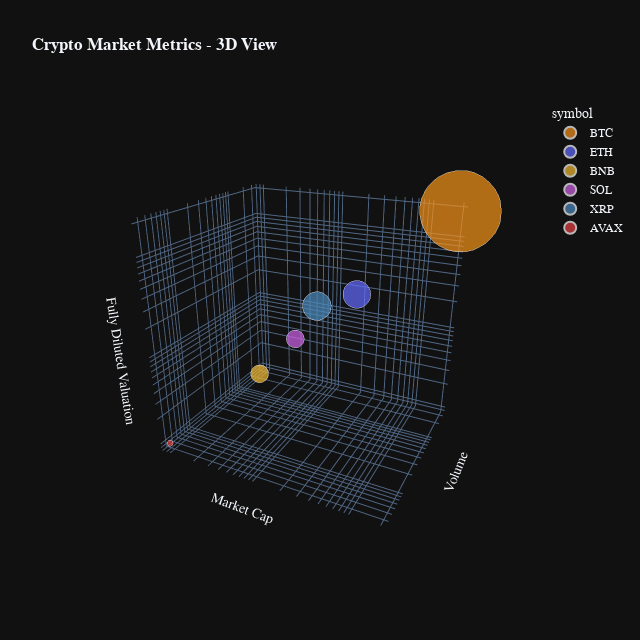

The notebook cell this image was saved under:
### Code cell
# Create 3D scatter plot
fig6 = px.scatter_3d(
    tokenomics_df,
    x='market_cap',
    y='total_volume',
    z='fdv',
    color='symbol',
    size='fdv',
    size_max=80,
    title='<b>Crypto Market Metrics - 3D View</b>',
    labels={
        'fdv': 'Fully Diluted Valuation',
        'total_volume': 'Volume',
        'market_cap': 'Market Cap'
    },
    color_discrete_map={
        'BTC': '#F7931A',
        'ETH': '#636BFF',
        'BNB': '#F3BA2F',
        'SOL': '#CF62E7',
        'XRP': '#4B8BBE',
        'AVAX': '#E84142'
    },
    custom_data=['symbol', 'fdv_formatted', 'volume_formatted', 'market_cap_formatted']  # Add formatted values    
)



# Update hover template
fig6.update_traces(
    hovertemplate="<br>".join([
        "<b>%{customdata[0]}</b>",  # Crypto name
        "<b>%{customdata[1]}</b> FDV",
        "<b>%{customdata[2]}</b> Volume",
        "<b>%{customdata[3]}</b> Market Cap",
        "<extra></extra>"
    ])
)

# Customize the layout
fig6.update_layout(
    template='plotly_dark',
    scene=dict(
        xaxis=dict(
            type='log',
            showticklabels=False
        ),
        yaxis=dict(
            type='log',
            showticklabels=False
        ),
        zaxis=dict(
            type='log',
            showticklabels=False
        ),
    ),
    font_family="IBM Plex Sans",
    height=800/1.25,  # Adjust height
    width=800/1.25,  # Adjust width
    scene_camera=dict(
        up=dict(x=0, y=0, z=1),
        center=dict(x=0, y=0, z=0),
        eye=dict(x=1, y=-2, z=1)
    )
)

# Show the plot
fig6.show(config={
    'displayModeBar': True,
    'displaylogo': False,
    'modeBarButtonsToAdd': ['fullscreen']
})

# Save the figure as an HTML file
fig6.write_html("plots/html/3dview_crypto_market_metrics_.html")

### Figure 1 — Plotly figure (JSON) as saved in the notebook; plotly's stock layout.template omitted (floating-point values rounded to 4 significant figures)
{"data": [{"customdata": [["BTC", "$1.9T", "$31.1B", "$1.9T"]], "hovertemplate": "<b>%{customdata[0]}</b><br><b>%{customdata[1]}</b> FDV<br><b>%{customdata[2]}</b> Volume<br><b>%{customdata[3]}</b> Market Cap<br><extra></extra>", "legendgroup": "BTC", "marker": {"color": "#F7931A", "size": [1874952789013], "sizemode": "area", "sizeref": 293000000.0, "symbol": "circle"}, "mode": "markers", "name": "BTC", "scene": "scene", "showlegend": true, "type": "scatter3d", "x": [1874952789013], "y": [31111824216], "z": [1874952789013]}, {"customdata": [["ETH", "$215.6B", "$16.2B", "$215.6B"]], "hovertemplate": "<b>%{customdata[0]}</b><br><b>%{customdata[1]}</b> FDV<br><b>%{customdata[2]}</b> Volume<br><b>%{customdata[3]}</b> Market Cap<br><extra></extra>", "legendgroup": "ETH", "marker": {"color": "#636BFF", "size": [215598190191], "sizemode": "area", "sizeref": 293000000.0, "symbol": "circle"}, "mode": "markers", "name": "ETH", "scene": "scene", "showlegend": true, "type": "scatter3d", "x": [215598190191], "y": [16224230619], "z": [215598190191]}, {"customdata": [["BNB", "$88.1B", "$651.4M", "$88.1B"]], "hovertemplate": "<b>%{customdata[0]}</b><br><b>%{customdata[1]}</b> FDV<br><b>%{customdata[2]}</b> Volume<br><b>%{customdata[3]}</b> Market Cap<br><extra></extra>", "legendgroup": "BNB", "marker": {"color": "#F3BA2F", "size": [88132598242], "sizemode": "area", "sizeref": 293000000.0, "symbol": "circle"}, "mode": "markers", "name": "BNB", "scene": "scene", "showlegend": true, "type": "scatter3d", "x": [88132598242], "y": [651398297], "z": [88132598242]}, {"customdata": [["SOL", "$88.2B", "$4.4B", "$76.2B"]], "hovertemplate": "<b>%{customdata[0]}</b><br><b>%{customdata[1]}</b> FDV<br><b>%{customdata[2]}</b> Volume<br><b>%{customdata[3]}</b> Market Cap<br><extra></extra>", "legendgroup": "SOL", "marker": {"color": "#CF62E7", "size": [88213611490], "sizemode": "area", "sizeref": 293000000.0, "symbol": "circle"}, "mode": "markers", "name": "SOL", "scene": "scene", "showlegend": true, "type": "scatter3d", "x": [76158058888], "y": [4367114622], "z": [88213611490]}, {"customdata": [["XRP", "$229.5B", "$4.4B", "$134.2B"]], "hovertemplate": "<b>%{customdata[0]}</b><br><b>%{customdata[1]}</b> FDV<br><b>%{customdata[2]}</b> Volume<br><b>%{customdata[3]}</b> Market Cap<br><extra></extra>", "legendgroup": "XRP", "marker": {"color": "#4B8BBE", "size": [229549837575], "sizemode": "area", "sizeref": 293000000.0, "symbol": "circle"}, "mode": "markers", "name": "XRP", "scene": "scene", "showlegend": true, "type": "scatter3d", "x": [134178307793], "y": [4445033278], "z": [229549837575]}, {"customdata": [["AVAX", "$9.9B", "$384.3M", "$9.1B"]], "hovertemplate": "<b>%{customdata[0]}</b><br><b>%{customdata[1]}</b> FDV<br><b>%{customdata[2]}</b> Volume<br><b>%{customdata[3]}</b> Market Cap<br><extra></extra>", "legendgroup": "AVAX", "marker": {"color": "#E84142", "size": [9890323243], "sizemode": "area", "sizeref": 293000000.0, "symbol": "circle"}, "mode": "markers", "name": "AVAX", "scene": "scene", "showlegend": true, "type": "scatter3d", "x": [9090031511], "y": [384278929], "z": [9890323243]}], "layout": {"font": {"family": "IBM Plex Sans"}, "height": 640, "legend": {"itemsizing": "constant", "title": {"text": "symbol"}, "tracegroupgap": 0}, "scene": {"camera": {"center": {"x": 0, "y": 0, "z": 0}, "eye": {"x": 1, "y": -2, "z": 1}, "up": {"x": 0, "y": 0, "z": 1}}, "domain": {"x": [0, 1], "y": [0, 1]}, "xaxis": {"showticklabels": false, "title": {"text": "Market Cap"}, "type": "log"}, "yaxis": {"showticklabels": false, "title": {"text": "Volume"}, "type": "log"}, "zaxis": {"showticklabels": false, "title": {"text": "Fully Diluted Valuation"}, "type": "log"}}, "title": {"text": "<b>Crypto Market Metrics - 3D View</b>"}, "width": 640}}
